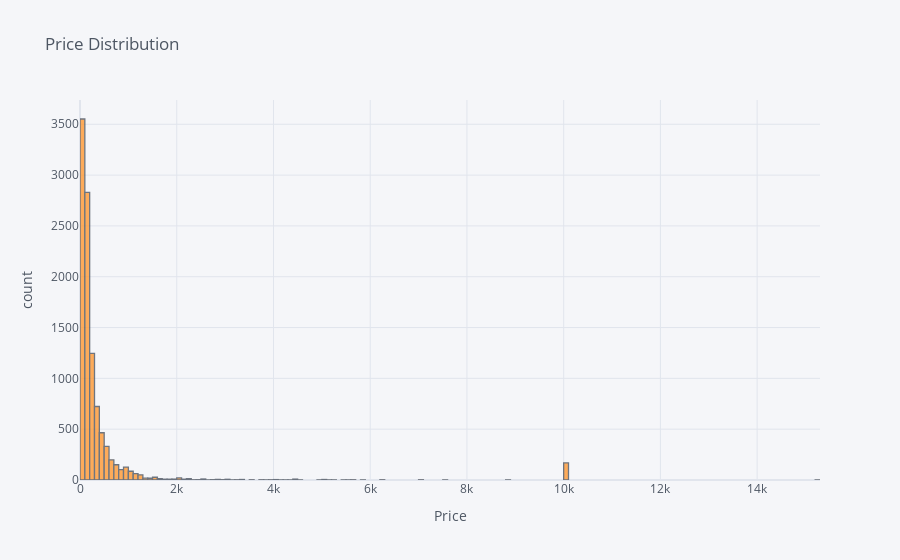

The notebook cell saved with this chart:
### Markdown cell above
### Histogram of price
     data is very skewed
     There are obviously outliers in the data

### Code cell
# Look at the Price data that we want to predict 
print (data1['price'].describe())

# min of zero is strange, there are only 3 listings, so probably an error
# put it equal to median of price
data1.loc[data1['price'] == 0 , 'price'] = data1['price'].median()
print('skew of price:', data1['price'].skew())


# data1['price'].plot(kind='hist', figsize=(8, 6), bins=50)
# plt.show()

# Use plotly
data1['price'].iplot(kind = 'hist', xTitle = 'Price',
                  yTitle = 'count', title = 'Price Distribution')

### Figure 1 — Plotly figure (JSON) as saved in the notebook; plotly's stock layout.template omitted (floating-point values rounded to 4 significant figures; data arrays with more than 128 entries replaced by an {"elided": "..."} marker saying what was removed)
{"data": [{"histfunc": "count", "histnorm": "", "marker": {"color": "rgba(255, 153, 51, 1.0)", "line": {"color": "#4D5663", "width": 1.3}}, "name": "price", "opacity": 0.8, "orientation": "v", "type": "histogram", "x": {"elided": "10321 int values"}}], "layout": {"barmode": "overlay", "legend": {"bgcolor": "#F5F6F9", "font": {"color": "#4D5663"}}, "paper_bgcolor": "#F5F6F9", "plot_bgcolor": "#F5F6F9", "title": {"font": {"color": "#4D5663"}, "text": "Price Distribution"}, "xaxis": {"gridcolor": "#E1E5ED", "showgrid": true, "tickfont": {"color": "#4D5663"}, "title": {"font": {"color": "#4D5663"}, "text": "Price"}, "zerolinecolor": "#E1E5ED"}, "yaxis": {"gridcolor": "#E1E5ED", "showgrid": true, "tickfont": {"color": "#4D5663"}, "title": {"font": {"color": "#4D5663"}, "text": "count"}, "zerolinecolor": "#E1E5ED"}}}
